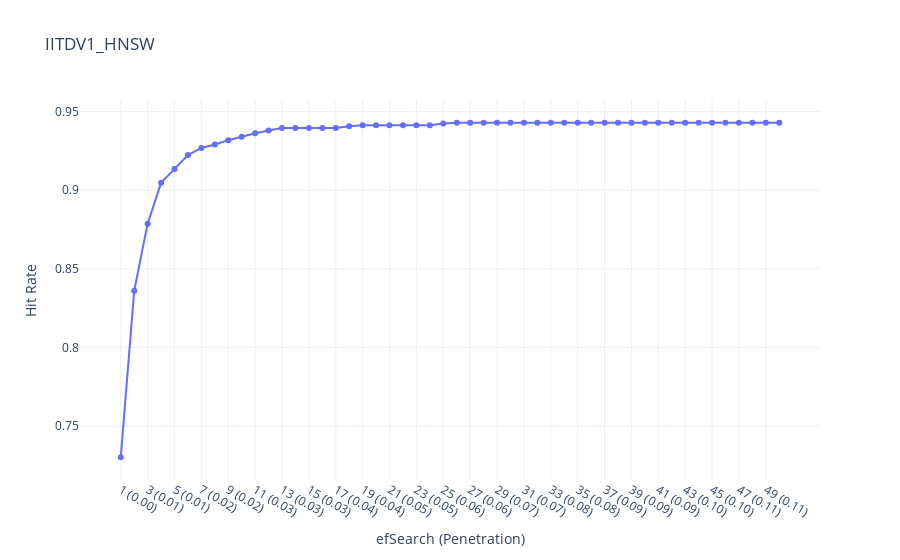

Notebook source saved alongside this figure:
### Code cell
import json
import numpy as np
import faiss
import plotly.graph_objects as go

# ---------------------
# Load JSON data
# ---------------------
def load_data(json_path):
    with open(json_path, 'r') as f:
        data = json.load(f)
    x = np.array(data["X"], dtype='float32')
    y = np.array(data["y"])
    return x, y

# ---------------------
# Split representatives & queries
# ---------------------
def split_representatives(x, y):
    unique_labels = np.unique(y)
    index_vectors = []
    index_labels = []
    query_vectors = []
    query_labels = []

    for label in unique_labels:
        indices = np.where(y == label)[0]
        if len(indices) == 0:
            continue
        index_vectors.append(x[indices[0]])
        index_labels.append(label)
        if len(indices) > 1:
            remaining = indices[1:]
            query_vectors.extend(x[remaining])
            query_labels.extend(y[remaining])

    return (np.array(index_vectors, dtype='float32'),
            np.array(index_labels),
            np.array(query_vectors, dtype='float32'),
            np.array(query_labels))

# ---------------------
# Build HNSW Index
# ---------------------
def build_hnsw_index(vectors, dim, M=16, efConstruction=200):
    index = faiss.IndexHNSWFlat(dim, M)
    index.hnsw.efConstruction = efConstruction
    index.add(vectors)
    return index

# ---------------------
# Evaluate Hit Rate and Label X-Axis with Penetration
# ---------------------
def evaluate_hit_rate(index, index_labels, query_vectors, query_labels, ef_max=100):
    hit_rates = []
    x_labels = []
    total_indexed = len(index_labels)
    highlight_point = None

    for ef in range(1, ef_max + 1):
        index.hnsw.efSearch = ef
        distances, indices = index.search(query_vectors, k=1)

        predicted_labels = index_labels[indices.flatten()]
        hits = np.sum(predicted_labels == query_labels)
        total = len(query_labels)
        hit_rate = hits / total if total > 0 else 0
        hit_rates.append(hit_rate)

        penetration = ef / total_indexed
        x_labels.append(f"{ef} ({penetration:.2f})")

        if highlight_point is None and hit_rate >= 0.98:
            highlight_point = (ef, hit_rate, penetration)

        print(f"efSearch={ef}, Hit rate={hit_rate:.4f}")

    return x_labels, hit_rates, highlight_point

# ---------------------
# Plot Hit Rate with Penetration Labels
# ---------------------
def plot_hit_rate_plotly(x_labels, hit_rates, highlight_point):
    fig = go.Figure()

    # Main line
    fig.add_trace(go.Scatter(
        x=x_labels,
        y=hit_rates,
        mode='lines+markers',
        name="Hit Rate",
        line=dict(width=2),
        marker=dict(size=6)
    ))

    # Highlight first ≥99% hit rate
    if highlight_point:
        ef_highlight, hr_highlight, penetration = highlight_point
        highlight_label = f"{ef_highlight} ({penetration:.2f})"
        fig.add_trace(go.Scatter(
            x=[highlight_label],
            y=[hr_highlight],
            mode='markers+text',
            marker=dict(color='red', size=12, symbol='star'),
            text=[f"Penetration={penetration:.2f}"],
            textposition="top center",
            name="First ≥99% Hit"
        ))

    fig.update_layout(
        title="IITDV1_HNSW",
        xaxis_title="efSearch (Penetration)",
        yaxis_title="Hit Rate",
        template="plotly_white",
        hovermode="x unified"
    )
    fig.show()

# ---------------------
# Main Workflow
# ---------------------
def main(json_path, ef_max=50):
    x, y = load_data(json_path)
    index_x, index_y, query_x, query_y = split_representatives(x, y)
    dim = index_x.shape[1]
    index = build_hnsw_index(index_x, dim)

    x_labels, hit_rates, highlight_point = evaluate_hit_rate(
        index, index_y, query_x, query_y, ef_max=ef_max
    )

    plot_hit_rate_plotly(x_labels, hit_rates, highlight_point)

# Example usage
if __name__ == "__main__":
    main("iitd_features_1_with seprate_left_abd_wrute.json", ef_max=50)

### Figure 1 — Plotly figure (JSON) as saved in the notebook; plotly's stock layout.template omitted (floating-point values rounded to 4 significant figures)
{"data": [{"line": {"width": 2}, "marker": {"size": 6}, "mode": "lines+markers", "name": "Hit Rate", "type": "scatter", "x": ["1 (0.00)", "2 (0.00)", "3 (0.01)", "4 (0.01)", "5 (0.01)", "6 (0.01)", "7 (0.02)", "8 (0.02)", "9 (0.02)", "10 (0.02)", "11 (0.03)", "12 (0.03)", "13 (0.03)", "14 (0.03)", "15 (0.03)", "16 (0.04)", "17 (0.04)", "18 (0.04)", "19 (0.04)", "20 (0.05)", "21 (0.05)", "22 (0.05)", "23 (0.05)", "24 (0.06)", "25 (0.06)", "26 (0.06)", "27 (0.06)", "28 (0.06)", "29 (0.07)", "30 (0.07)", "31 (0.07)", "32 (0.07)", "33 (0.08)", "34 (0.08)", "35 (0.08)", "36 (0.08)", "37 (0.09)", "38 (0.09)", "39 (0.09)", "40 (0.09)", "41 (0.09)", "42 (0.10)", "43 (0.10)", "44 (0.10)", "45 (0.10)", "46 (0.11)", "47 (0.11)", "48 (0.11)", "49 (0.11)", "50 (0.11)"], "y": [0.7302, 0.836, 0.8787, 0.9047, 0.9136, 0.9224, 0.9269, 0.9291, 0.9319, 0.9341, 0.9363, 0.938, 0.9396, 0.9396, 0.9396, 0.9396, 0.9396, 0.9407, 0.9413, 0.9413, 0.9413, 0.9413, 0.9413, 0.9413, 0.9424, 0.9429, 0.9429, 0.9429, 0.9429, 0.9429, 0.9429, 0.9429, 0.9429, 0.9429, 0.9429, 0.9429, 0.9429, 0.9429, 0.9429, 0.9429, 0.9429, 0.9429, 0.9429, 0.9429, 0.9429, 0.9429, 0.9429, 0.9429, 0.9429, 0.9429]}], "layout": {"hovermode": "x unified", "title": {"text": "IITDV1_HNSW"}, "xaxis": {"title": {"text": "efSearch (Penetration)"}}, "yaxis": {"title": {"text": "Hit Rate"}}}}
